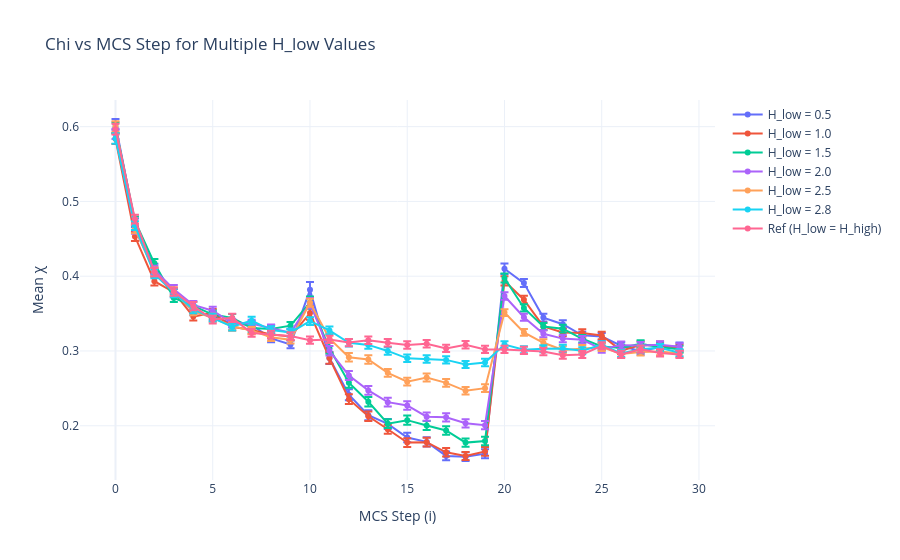

Here is the notebook cell this chart was saved with:
### Code cell
import plotly.graph_objects as go

n_cycles = 1200  # Adjust if needed
fig = go.Figure()

# Sort by numeric H_low extracted from the filename
csv_files = sorted(csv_files, key=lambda f: float(re.search(r'H_low([0-9.]+)\.csv', f).group(1)))

for file in csv_files:
    # Extract H_low from filename
    match = re.search(r'H_low([0-9.]+)\.csv', file)
    if not match:
        continue
    H_low_val = float(match.group(1))

    # Load CSV
    df_all = pd.read_csv(file)

    # Group and compute mean & SEM
    grouped = df_all.groupby(['i', 'Ht']).agg(
        chi_mean=('chi', 'mean'),
        chi_std=('chi', 'std')
    ).reset_index()

    grouped['chi_sem'] = grouped['chi_std'] / (n_cycles ** 0.5)

    # Add trace for this H_low
    fig.add_trace(go.Scatter(
        x=grouped["i"],
        y=grouped["chi_mean"],
        error_y=dict(
            type="data",
            array=grouped["chi_sem"],
            visible=True
        ),
        mode="lines+markers",
        name=f"H_low = {H_low_val}" if H_low_val != 3.0 else "Ref (H_low = H_high)",
        hovertemplate=f"H_low={H_low_val}<br>i=%{{x}}<br>χ=%{{y:.3f}}<extra></extra>"
    ))

# Final layout
fig.update_layout(
    title="Chi vs MCS Step for Multiple H_low Values",
    xaxis_title="MCS Step (i)",
    yaxis_title="Mean χ",
    template="plotly_white",
)

fig.write_html('negative_field_cycle_H_high3.html')
fig.show()
